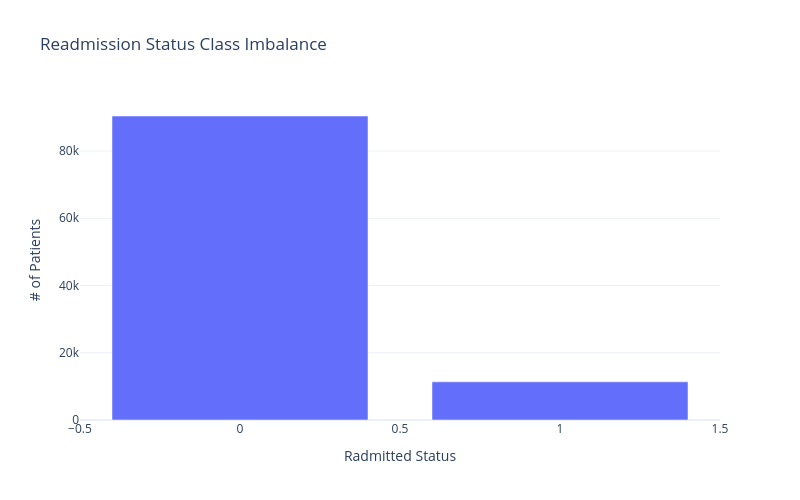

The notebook cell saved with this chart:
### Markdown cell above
## Data Cleaning

This section repeats the steps taken in our preprocessing notebook. The first of these is to convert the target column, *readmitted*, to a binary (1 if readmitted within 30 days, 0 otherwise).

### Code cell
df["readmitted"] = df["readmitted"].map({
    "<30": 1,  # readmitted before 30 days 
    ">30": 0,  # readmitted after 30 days 
    "NO": 0
})

#Plots the count of each target class value
fig = px.bar(df['readmitted'].value_counts(), template = 'plotly_white', height = 500, width = 800,
            title = 'Readmission Status Class Imbalance')
fig.update_layout(showlegend = False, xaxis_title = 'Radmitted Status', yaxis_title = '# of Patients')
fig.show()

### Figure 1 — Plotly figure (JSON) as saved in the notebook; plotly's stock layout.template omitted (floating-point values rounded to 4 significant figures)
{"data": [{"hovertemplate": "variable=count<br>readmitted=%{x}<br>value=%{y}<extra></extra>", "legendgroup": "count", "marker": {"color": "#636efa", "pattern": {"shape": ""}}, "name": "count", "orientation": "v", "showlegend": true, "textposition": "auto", "type": "bar", "x": [0, 1], "xaxis": "x", "y": [90409, 11357], "yaxis": "y"}], "layout": {"barmode": "relative", "height": 500, "legend": {"title": {"text": "variable"}, "tracegroupgap": 0}, "showlegend": false, "title": {"text": "Readmission Status Class Imbalance"}, "width": 800, "xaxis": {"anchor": "y", "autorange": true, "domain": [0, 1], "range": [-0.5, 1.5], "title": {"text": "Radmitted Status"}, "type": "linear"}, "yaxis": {"anchor": "x", "autorange": true, "domain": [0, 1], "range": [0, 95170.0], "title": {"text": "# of Patients"}, "type": "linear"}}}
